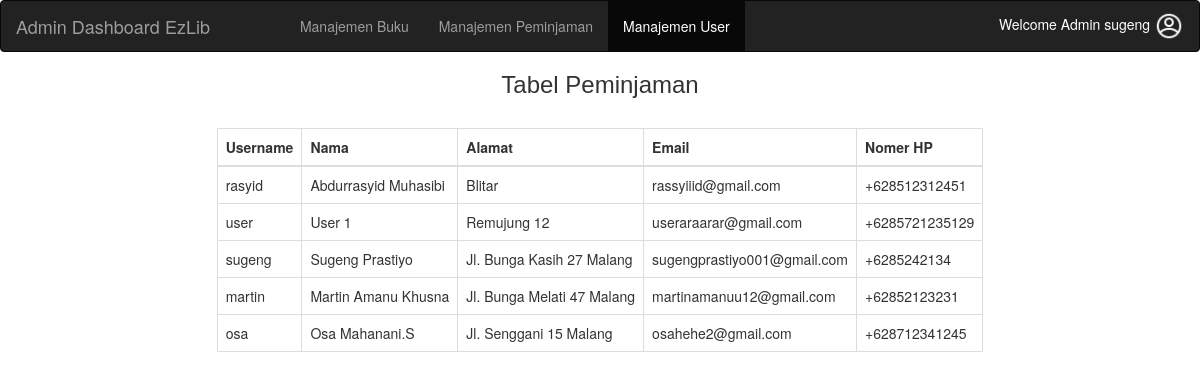
The app's page /manajemen_user.php (signed in) with its own data.
### tables this page shows
CREATE TABLE `user` (
  `id_user` int(11) NOT NULL,
  `username` varchar(10) NOT NULL,
  `password` varchar(70) NOT NULL,
  `nama_user` varchar(30) NOT NULL,
  `alamat_user` varchar(80) NOT NULL,
  `email` varchar(40) NOT NULL,
  `no_hp` varchar(20) NOT NULL
);

### manajemen_user.php (the view, shortened to what this page needs)
<!DOCTYPE html>
<html lang="en">
<head>
    <link rel="stylesheet" href="https://maxcdn.bootstrapcdn.com/bootstrap/3.4.0/css/bootstrap.min.css">
    <link rel="stylesheet" href="css/bootstrap.min.css">
    <link rel="stylesheet" href="css/style1.css">
</head>
<body>
    <?php
    if ($_SESSION['status'] == 'admin_login') {
        ?>
        <nav class="navbar navbar-inverse">
            <div class="container-fluid">
                <div class="navbar-header">
                    <a class="navbar-brand" href="admin_dashboard.php">Admin Dashboard EzLib</a>
                </div>
                <ul class="nav navbar-nav" style="margin-left:60px;">
                    <li><a href="admin_dashboard.php">Manajemen Buku</a></li>
                    <li><a href="manajemen_peminjaman.php">Manajemen Peminjaman</a></li>
                    <li class="active"><a href="manajemen_user.php">Manajemen User</a></li>
                </ul>
                <div class="dropdown" style="float:right">
                    <h5 style="color:white;float:right;margin-top:10px; border-radius: 20px;">Welcome Admin <?php echo $_SESSION['username'] ?> <img src="img/avatar.png" width="30px" height="30px"></h5>
                </div>
            </div>
        </nav>
        <center>
            <h3 style="font-family:Impact, Haettenschweiler, 'Arial Narrow Bold', sans-serif">Tabel Peminjaman</h3>
        </center>
        <?php
            include "connection.php";
            $query = "select * from user";
            $result = mysqli_query($connect, $query);
            ?>
        <br>
        <center>
            <table class="table table-bordered" style="width:auto;margin-left:30px;margin-right:30px;">
                <thead>
                    <tr>
                        <th>Username</th>
                        <th>Nama</th>
                        <th>Alamat</th>
                        <th>Email</th>
                        <th>Nomer HP</th>
                    </tr>
                </thead>
                <tbody>
                    <?php
                        while ($row = mysqli_fetch_array($result)) {
                            ?>
                        <tr>
                            <td><?php echo $row['username'] ?></td>
                            <td><?php echo $row['nama_user'] ?></td>
                            <td><?php echo $row['alamat_user'] ?></td>
                            <td><?php echo $row['email'] ?></td>
                            <td><?php echo $row['no_hp'] ?></td>
                        </tr>
                    <?php
                        }
                        ?>
                </tbody>
            </table>
        </center>
    <?php
    } else {
        header("Refresh:0; url=admin_login.php");
    }
    ?>
</body>
</html>

### css/style1.css (style rules this page uses)
.dropdown { position: relative; display: inline-block; }

### records on screen
user: username "rasyid", nama_user "Abdurrasyid Muhasibi", alamat_user "Blitar", email "rassyiiid@gmail.com", no_hp "+628512312451"
user: username "user", nama_user "User 1", alamat_user "Remujung 12", email "useraraarar@gmail.com", no_hp "+6285721235129"
user: username "sugeng", nama_user "Sugeng Prastiyo", alamat_user "Jl. Bunga Kasih 27 Malang", email "sugengprastiyo001@gmail.com", no_hp "+6285242134"
user: username "martin", nama_user "Martin Amanu Khusna", alamat_user "Jl. Bunga Melati 47 Malang", email "martinamanuu12@gmail.com", no_hp "+62852123231"
user: username "osa", nama_user "Osa Mahanani.S", alamat_user "Jl. Senggani 15 Malang", email "osahehe2@gmail.com", no_hp "+628712341245"

### other values on screen
$_SESSION['username'] "sugeng"
